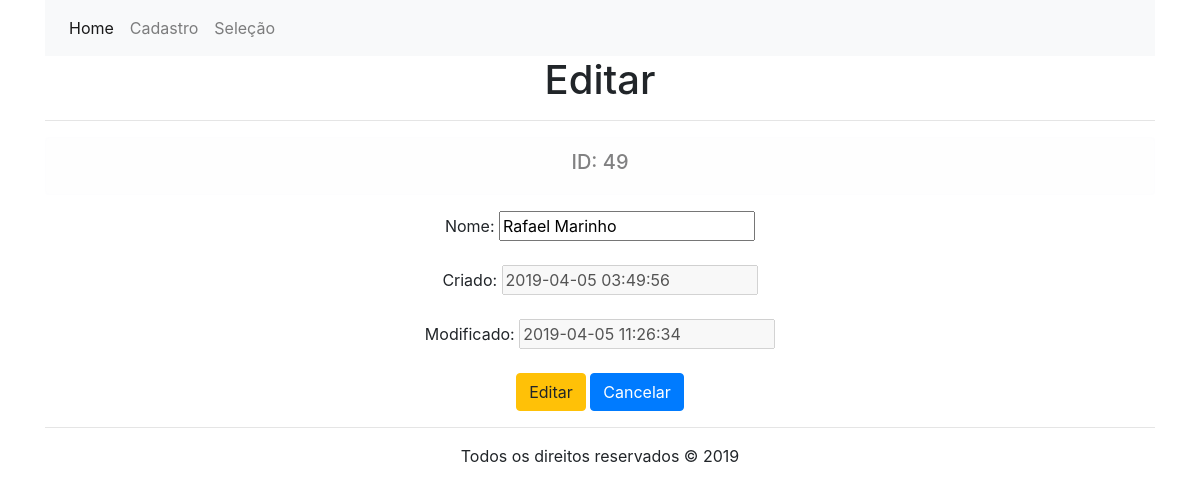
/cadastro.php?id=49, run on the app's committed database.
### tables this page shows
CREATE TABLE `usuarios` (
  `id` int(11) NOT NULL,
  `nome` varchar(50) NOT NULL,
  `criado` datetime DEFAULT NULL,
  `modificado` datetime DEFAULT NULL
);

### cadastro.php (called while the page is built, shortened)
<?php
	include "includes/header.php";
?>
<?php include "includes/formCadastro.php";?>
<?php include "includes/footer.php";?>

### class/ClassConexao.php (called while the page is built)
<?php
	abstract class ClassConexao{
		protected function conectaDB(){
			try{
				$con = new PDO("mysql:host=localhost;dbname=crud2","root","");
				return $con;
			}catch(PDOExeption $erro){
				return $erro->getmessage();
			}
		}
	}
?>

### class/ClassCrud.php (called while the page is built, shortened)
<?php
include ("ClassConexao.php");
class ClassCrud extends ClassConexao{
	private $crud;
	private $contador;
	private function preparedStatements($query, $parametros){
		$this->crud=$this->conectaDB()->prepare($query);
		if($this->contador > 0){
            for($i=1; $i <= $this->contador; $i++){
                $this->crud->bindValue($i,$parametros[$i-1]);
            }
        }
		$this->crud->execute();
	}
	private function countParametros($parametros){
		$this->contador = count($parametros);
	}
	public function selectDB($campo, $tabela , $condicao , $parametros){
	    $this->preparedStatements("select {$campo} from {$tabela} {$condicao}" , $parametros);
	    return $this->crud;
	}
}

### includes/formCadastro.php (the view, shortened to what this page needs)
<?php
include "class/ClassCrud.php";
	if(isset($_GET['id'])){
		$acao = "Editar";
			$crud = new ClassCrud();
			$bFetch = $crud->selectDB(
				"*",
				"usuarios",
				"where id=?",
				array($_GET['id'])
			);
			$fetch = $bFetch->fetch(PDO::FETCH_ASSOC);
			$id = $fetch['id'];
			$nome = $fetch['nome'];
			$criado = $fetch['criado'];
			$modificado = date('Y-m-d H:i:s');
	}else{
		$acao = "Cadastrar";
		$id = "";
		$nome = "";
		$criado = date('Y-m-d H:i:s');
		$modificado = date('Y-m-d H:i:s');
	}
?>
<h1><?php echo $acao; ?></h1>	<hr>
<div>
	<form method="post" name="form" action="controllers/ControllersCadastro.php">
		<div class="alert alert-light" role="alert">
		<h5><?php echo "ID: ". $id ; ?></h5>
		</div>
		<div class="form-group">
			<label>Nome:  <input type="text" name="nome" id="nome" value="<?php echo $nome; ?>" placeholder="Digite o Nome" autofocus ></label>
		</div>
		<div class="form-group">
			<label>Criado:  <input type="text" disabled="disabled" name="criado" id="criado" value="<?php echo $criado; ?>" ></label>
		</div>
		<div class="form-group">
			<label>Modificado:  <input type="text" disabled="disabled" name="modificado" id="modificado" value="<?php echo $modificado; ?>" ></label>
		</div>
		<button type="submit" onclick="return validarForm()"  class="btn btn-warning"><?php echo $acao; ?></button>
		<input type="button" class="btn btn-primary" value="Cancelar" onclick="javascript: location.href='index.php';" />
	</form>
</div>

### data on the page
usuarios: id "49", nome "Rafael Marinho", criado "2019-04-05 03:49:56"

### other printed values
$acao "Editar"
